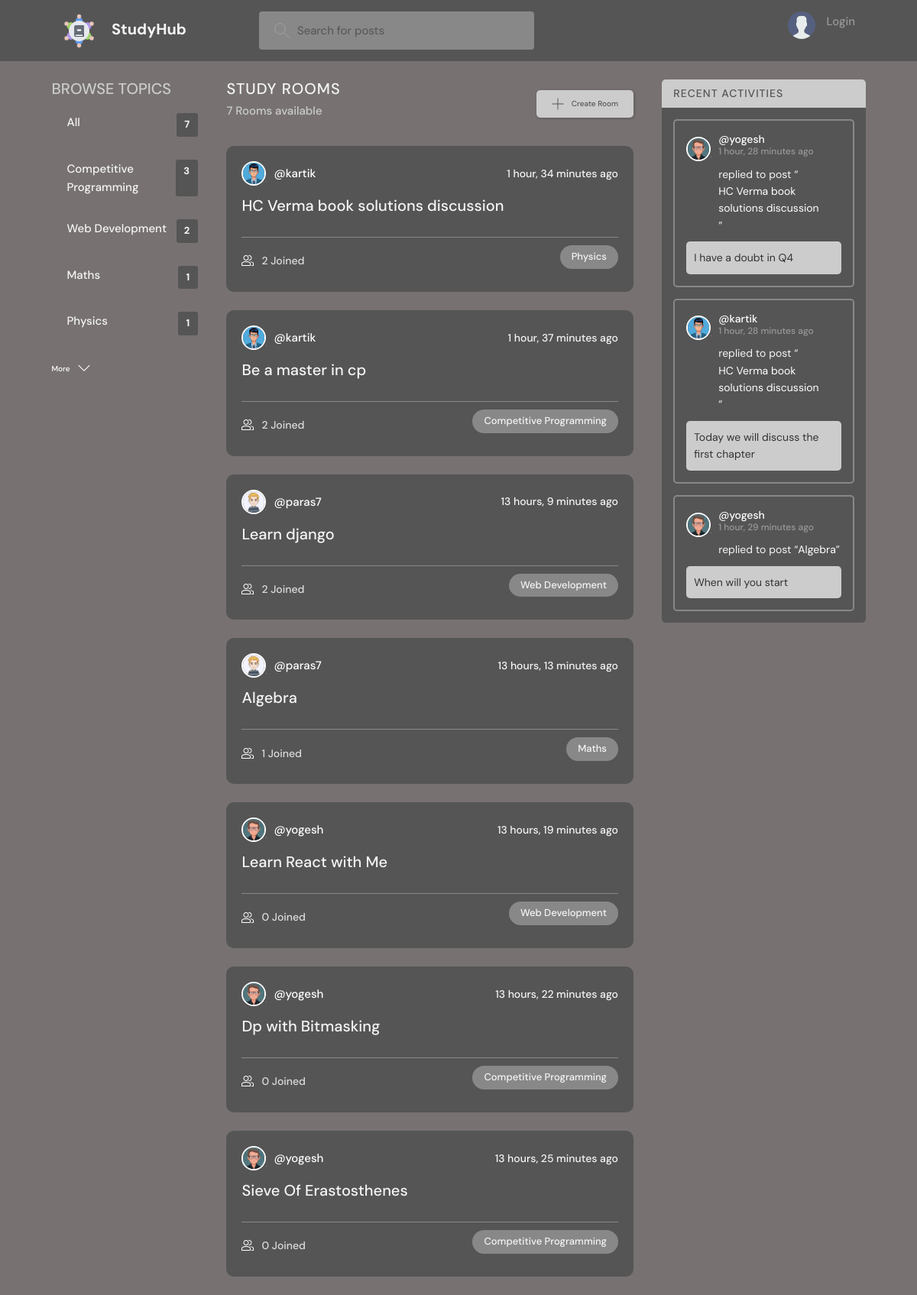
The page / on the database its author committed.
### base/models.py (models this page shows, shortened)
class Topic(models.Model):
    name = models.CharField(max_length=200)

class Room(models.Model):
    host = models.ForeignKey(User, on_delete=models.SET_NULL, null=True)
    topic = models.ForeignKey(Topic, on_delete=models.SET_NULL, null=True)
    name = models.CharField(max_length=200)
    description = models.TextField(null=True, blank=True)
    participants = models.ManyToManyField(
        User, related_name='participants', blank=True)
    updated = models.DateTimeField(auto_now=True)
    created = models.DateTimeField(auto_now_add=True)
    class Meta:
        ordering = ['-updated', '-created']
    def __str__(self):
        return self.name

class User(AbstractUser):
    name = models.CharField(max_length=200, null=True)
    email = models.EmailField(unique=True, null=True)
    bio = models.TextField(null=True)
    avatar = models.ImageField(null=True, default="avatar.svg")
    USERNAME_FIELD = 'email'
    REQUIRED_FIELDS = []

class Message(models.Model):
    user = models.ForeignKey(User, on_delete=models.CASCADE)
    room = models.ForeignKey(Room, on_delete=models.CASCADE)
    body = models.TextField()
    updated = models.DateTimeField(auto_now=True)
    created = models.DateTimeField(auto_now_add=True)
    class Meta:
        ordering = ['-updated', '-created']

### base/views.py (the view)
# urls.py: path('', views.home, name="home"),
def home(request):
    q = request.GET.get('q') if request.GET.get('q') != None else ''
    rooms = Room.objects.filter(
        Q(topic__name__icontains=q) |
        Q(name__icontains=q) |
        Q(description__icontains=q)
    )
    topics = Topic.objects.all()[0:5]
    allrooms = Room.objects.all()
    room_count = rooms.count()
    room_messages = Message.objects.filter(
        Q(room__topic__name__icontains=q))[0:3]
    context = {'allrooms':allrooms,'rooms': rooms, 'topics': topics,
               'room_count': room_count, 'room_messages': room_messages,'cur_srch':q}
    return render(request, 'base/home.html', context)

### base/templates/base/home.html (shortened to what this page needs)
{% extends 'main.html' %}
{% block content %}
<main class="layout layout--3">
  <div class="container">
    {% include 'base/topics_component.html' %}
    <div class="roomList">
      <div class="roomList__header">
        <div>
          <h2>Study Rooms</h2>
          <p>{{room_count}} Rooms available</p>
        </div>
        <a class="btn btn--main" href="{% url 'create-room' %}">
          <svg version="1.1" xmlns="http://www.w3.org/2000/svg" width="32" height="32" viewBox="0 0 32 32">
            <title>add</title>
            <path
              d="M16.943 0.943h-1.885v14.115h-14.115v1.885h14.115v14.115h1.885v-14.115h14.115v-1.885h-14.115v-14.115z">
            </path>
          </svg>
          Create Room
        </a>
      </div>
      {% include 'base/feed_component.html' %}
    </div>
    {% include 'base/activity_component.html' %}
  </div>
</main>
{% endblock %}

### base/templates/base/topics_component.html
<div class="topics">
    <div class="topics__header">
        <h2>Browse Topics</h2>
    </div>
    <ul class="topics__list">
        <li>
            <a href="{% url 'home' %}" class="active">All <span>{{allrooms.count}}</span></a>
        </li>
        {% for topic in topics %}
        <li>
            <a href="{% url 'home' %}?q={{topic.name}}">{{topic.name}}<span>{{topic.room_set.all.count}}</span></a>
        </li>
        {% endfor %}
    </ul>
    <a class="btn btn--link" href="{% url 'topics' %}">
        More
        <svg version="1.1" xmlns="http://www.w3.org/2000/svg" width="32" height="32" viewBox="0 0 32 32">
            <title>chevron-down</title>
            <path d="M16 21l-13-13h-3l16 16 16-16h-3l-13 13z"></path>
        </svg>
    </a>
</div>

### base/templates/base/feed_component.html (shortened to what this page needs)
{% for room in rooms %}
<div class="roomListRoom">
    <div class="roomListRoom__header">
        <a href="{% url 'user-profile' room.host.id %}" class="roomListRoom__author">
            <div class="avatar avatar--small">
                <img src="{{room.host.avatar.url}}" />
            </div>
            <span>@{{room.host.username}}</span>
        </a>
        <div class="roomListRoom__actions">
            <span>{{room.created|timesince}} ago</span>
        </div>
    </div>
    <div class="roomListRoom__content">
        <a href="{% url 'room' room.id %}">{{room.name}}</a>
    </div>
    <div class="roomListRoom__meta">
        <a href="{% url 'room' room.id %}" class="roomListRoom__joined">
            {{room.participants.all.count}} Joined
        </a>
        <p class="roomListRoom__topic">{{room.topic.name}}</p>
    </div>
</div>
{% endfor %}

### base/templates/base/activity_component.html (shortened to what this page needs)
<div class="activities">
    <div class="activities__header">
        <h2>Recent Activities</h2>
    </div>
    {% for message in room_messages %}
    <div class="activities__box">
        <div class="activities__boxHeader roomListRoom__header">
            <a href="{% url 'user-profile' message.user.id %}" class="roomListRoom__author">
                <div class="avatar avatar--small">
                    <img src="{{message.user.avatar.url}}" />
                </div>
                <p>
                    @{{message.user.username}}
                    <span>{{message.created|timesince}} ago</span>
                </p>
            </a>
        </div>
        <div class="activities__boxContent">
            <p>replied to post “<a href="{% url 'room' message.room.id %}">{{message.room}}</a>”</p>
            <div class="activities__boxRoomContent">{{message.body}}</div>
        </div>
    </div>
    {% endfor %}
</div>

### rows shown on the page
Topic: name "Competitive Programming", room_set.all.count "3"
Topic: name "Web Development", room_set.all.count "2"
Topic: name "Maths", room_set.all.count "1"
Topic: name "Physics", room_set.all.count "1"
Room: host.avatar (picture), host.username "kartik", created "1 hour, 34 minutes", name "HC Verma book solutions discussion", participants.all.count "2", topic.name "Physics"
Room: host.avatar (picture), host.username "kartik", created "1 hour, 37 minutes", name "Be a master in cp", participants.all.count "2", topic.name "Competitive Programming"
Room: host.avatar (picture), host.username "paras7", created "13 hours, 9 minutes", name "Learn django", participants.all.count "2", topic.name "Web Development"
Room: host.avatar (picture), host.username "paras7", created "13 hours, 13 minutes", name "Algebra", participants.all.count "1", topic.name "Maths"
Room: host.avatar (picture), host.username "yogesh", created "13 hours, 19 minutes", name "Learn React with Me", participants.all.count "0", topic.name "Web Development"
Room: host.avatar (picture), host.username "yogesh", created "13 hours, 22 minutes", name "Dp with Bitmasking", participants.all.count "0", topic.name "Competitive Programming"
Room: host.avatar (picture), host.username "yogesh", created "13 hours, 25 minutes", name "Sieve Of Erastosthenes", participants.all.count "0", topic.name "Competitive Programming"
Message: user.avatar (picture), user.username "yogesh", created "1 hour, 28 minutes", room "HC Verma book solutions discussion", body "I have a doubt in Q4"
Message: user.avatar (picture), user.username "kartik", created "1 hour, 28 minutes", room "HC Verma book solutions discussion", body "Today we will discuss the first chapter"
Message: user.avatar (picture), user.username "yogesh", created "1 hour, 29 minutes", room "Algebra", body "When will you start"

### other values the page prints
{{ allrooms.count }} "7"
{{ room_count }} "7"
